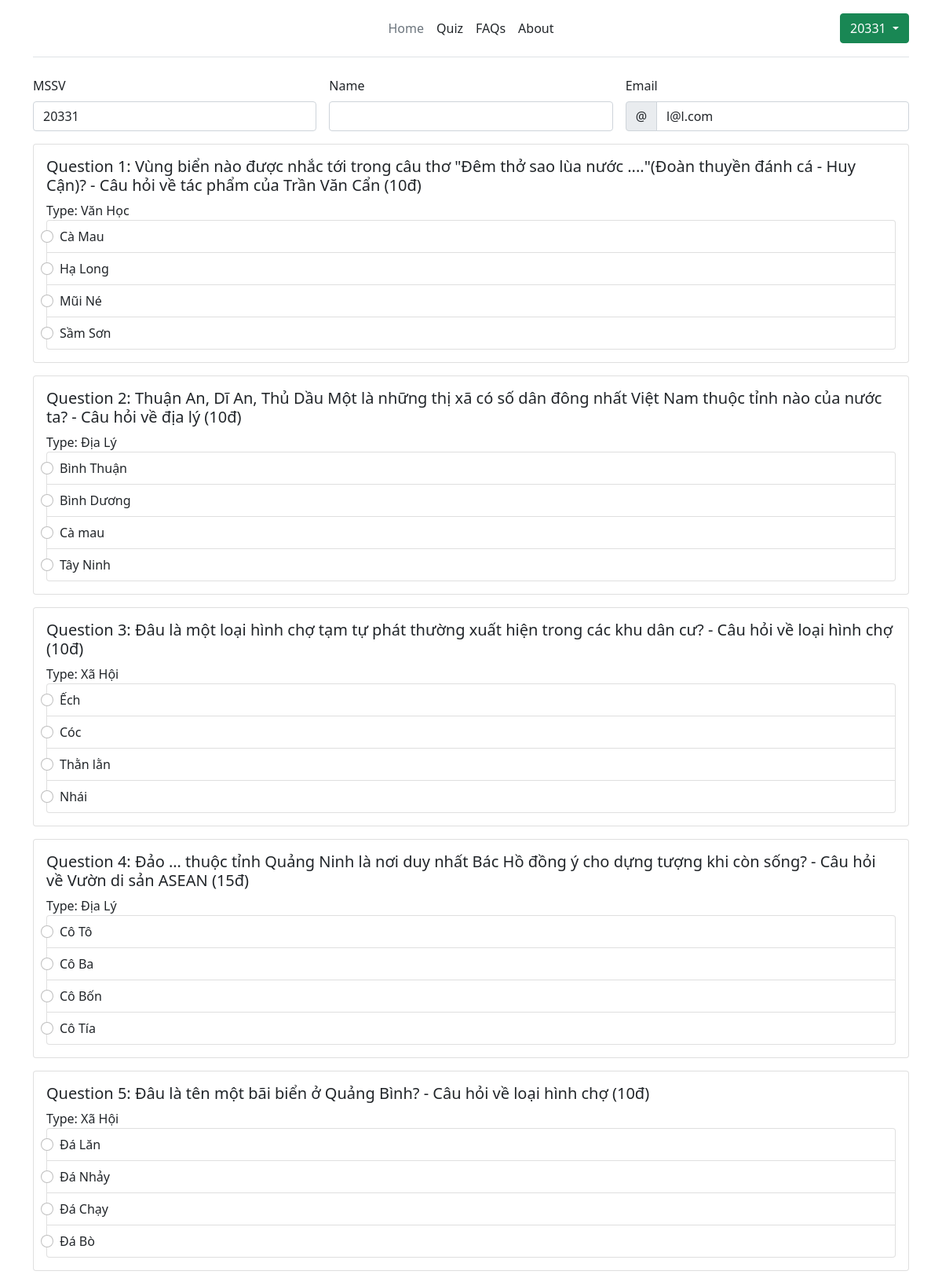
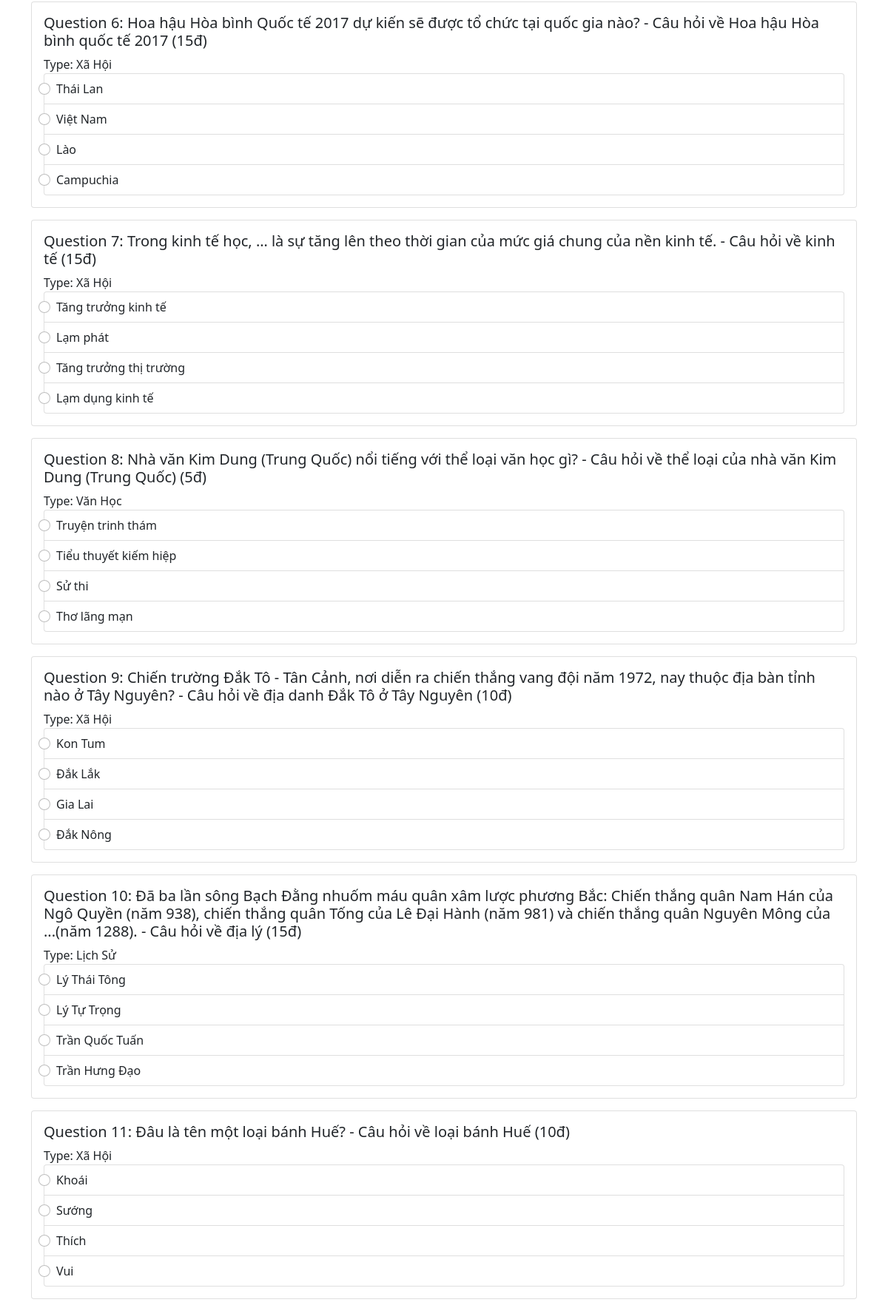
/quiz.php (signed in, upper part), run on the app's committed database (2 pictures, top to bottom).
### tables this page shows
CREATE TABLE "Question" (
	"Id"	INTEGER NOT NULL,
	"Title"	TEXT NOT NULL,
	"Description"	TEXT,
	"ANS_A"	TEXT NOT NULL,
	"ANS_B"	TEXT NOT NULL,
	"ANS_C"	TEXT,
	"ANS_D"	TEXT,
	"Result"	INTEGER NOT NULL DEFAULT 1,
	"Point"	INTEGER DEFAULT 5,
	"TypeQuestion"	INTEGER NOT NULL,
	PRIMARY KEY("Id" AUTOINCREMENT)
);

### App/SQLiteConnection.php (called while the page is built, shortened)
<?php
class SQLiteConnection {
    private $pdo;
    public function connect() {
        if ($this->pdo == null) {
            try {
                $this->pdo = new \PDO("sqlite:" . Config::PATH_TO_SQLITE_FILE);
            } catch (\PDOException $e) {
                echo "Connect Fail";
            }
        }
        return $this->pdo;
    }
}

### App/Users.php (called while the page is built, shortened)
<?php
class Users
{
    private $pdo;
    public function __construct($pdo)
    {
        $this->pdo = $pdo;
        $this->checkLogin();
    }
    public function checkLogin()
    {
        if (isset($_SESSION["type"]) && ($_SESSION["type"] == 'user' || ($_SESSION["type"] == 'admin'))) {
            $sql = "SELECT UserType FROM User WHERE Username=:username AND Email=:email LIMIT 1";
            try {
                $stmt = $this->pdo->query($sql);
                $stmt->execute([
                    ':username' => $_SESSION['username'],
                    ':email' => $_SESSION['email'],
                ]);
                $result = $stmt->fetchAll();
            } catch (Exception $e) {
                echo 'You do not have validated!!';
                header("Location: index.php");
            }
        } else {
            echo 'You not have permission to access this page!!';
            header("Location: index.php");
        }
    }
    public function Question()
    {
        $sql = "SELECT * FROM Question ORDER BY RANDOM() LIMIT 20";
        $stmt = $this->pdo->prepare($sql);
        $stmt->execute();
        return $stmt->fetchAll();
    }
}

### quiz.php (the view, shortened to what this page needs)
<?php
$pdo = new Users((new SQLiteConnection())->connect());
$questions = $pdo->Question();
?>
<?php include 'View/header.php' ?>
<div class="container">
    <form method="POST" action="quiz.php">
        <div class="row g-3 mb-3 needs-validation">
            <div class="col-md-4">
                <label for="validationCustom01" class="form-label">MSSV</label>
                <input type="text" class="form-control" id="validationCustom01" value="<?php echo $_SESSION['username'] ?>" name="mssv" required>
            </div>
            <div class="col-md-4">
                <label for="validationCustom02" class="form-label">Name</label>
                <input type="text" class="form-control" id="validationCustom02" name="name" required>
            </div>
            <div class="col-md-4">
                <label for="validationCustomEmail" class="form-label">Email</label>
                <div class="input-group has-validation">
                    <span class="input-group-text" id="inputGroupPrepend">@</span>
                    <input type="email" class="form-control" id="validationCustomEmail" aria-describedby="inputGroupPrepend" name="email" value="<?php echo $_SESSION['email'] ?>" required>
                </div>
            </div>
        </div>
        <?php $i = 1;
        foreach ($questions as $question) { ?>
            <div class="card mb-3">
                <div class="card-body">
                    <h5 class="card-title">Question <?php echo $i . ': ' . $question['Title'] . ' - ' . $question['Description'] . ' (' . $question['Point'] . 'đ)' ?></h5>
                    <span style="margin-bottom: 20px;">Type: <?php echo $question['TypeQuestion'] ?></span>
                    <div class="list-group form-check">
                        <label class="list-group-item">
                            <input class="form-check-input me-1 question-a" type="radio" name="result<?php echo $question['Id'] ?>" value="1" required>
                            <?php echo $question['ANS_A'] ?>
                        </label>
                        <label class="list-group-item">
                            <input class="form-check-input me-1 question-b" type="radio" name="result<?php echo $question['Id'] ?>" value="2" required>
                            <?php echo $question['ANS_B'] ?>
                        </label>
                        <label class="list-group-item">
                            <input class="form-check-input me-1 question-c" type="radio" name="result<?php echo $question['Id'] ?>" value="3" required>
                            <?php echo $question['ANS_C'] ?>
                        </label>
                        <label class="list-group-item">
                            <input class="form-check-input me-1 question-d" type="radio" name="result<?php echo $question['Id'] ?>" value="4" required>
                            <?php echo $question['ANS_D'] ?>
                        </label>
                    </div>
                </div>
            </div>
        <?php $i++;
        } ?>
    </form>
</div>
<?php include 'View/footer.php' ?>

### data on the page
question: Title "Vùng biển nào được nhắc tới trong câu thơ \"Đêm thở sao lùa nước ....\"(Đoàn thuyền đánh cá - Huy Cận)?", Description "Câu hỏi về tác phẩm của Trần Văn Cẩn", Point "10", TypeQuestion "Văn Học", ANS_A "Cà Mau", ANS_B "Hạ Long", ANS_C "Mũi Né", ANS_D "Sầm Sơn"
question: Title "Thuận An, Dĩ An, Thủ Dầu Một là những thị xã có số dân đông nhất Việt Nam thuộc tỉnh nào của nước ta?", Description "Câu hỏi về địa lý", Point "10", TypeQuestion "Địa Lý", ANS_A "Bình Thuận", ANS_B "Bình Dương", ANS_C "Cà mau", ANS_D "Tây Ninh"
question: Title "Đâu là một loại hình chợ tạm tự phát thường xuất hiện trong các khu dân cư?", Description "Câu hỏi về loại hình chợ", Point "10", TypeQuestion "Xã Hội", ANS_A "Ếch", ANS_B "Cóc", ANS_C "Thằn lằn", ANS_D "Nhái"
question: Title "Đảo … thuộc tỉnh Quảng Ninh là nơi duy nhất Bác Hồ đồng ý cho dựng tượng khi còn sống?", Description "Câu hỏi về Vườn di sản ASEAN", Point "15", TypeQuestion "Địa Lý", ANS_A "Cô Tô", ANS_B "Cô Ba", ANS_C "Cô Bốn", ANS_D "Cô Tía"
question: Title "Đâu là tên một bãi biển ở Quảng Bình?", Description "Câu hỏi về loại hình chợ", Point "10", TypeQuestion "Xã Hội", ANS_A "Đá Lăn", ANS_B "Đá Nhảy", ANS_C "Đá Chạy", ANS_D "Đá Bò"
question: Title "Hoa hậu Hòa bình Quốc tế 2017 dự kiến sẽ được tổ chức tại quốc gia nào?", Description "Câu hỏi về Hoa hậu Hòa bình quốc tế 2017", Point "15", TypeQuestion "Xã Hội", ANS_A "Thái Lan", ANS_B "Việt Nam", ANS_C "Lào", ANS_D "Campuchia"
question: Title "Trong kinh tế học, … là sự tăng lên theo thời gian của mức giá chung của nền kinh tế.", Description "Câu hỏi về kinh tế", Point "15", TypeQuestion "Xã Hội", ANS_A "Tăng trưởng kinh tế", ANS_B "Lạm phát", ANS_C "Tăng trưởng thị trường", ANS_D "Lạm dụng kinh tế"
question: Title "Nhà văn Kim Dung (Trung Quốc) nổi tiếng với thể loại văn học gì?", Description "Câu hỏi về thể loại của nhà văn Kim Dung (Trung Quốc)", Point "5", TypeQuestion "Văn Học", ANS_A "Truyện trinh thám", ANS_B "Tiểu thuyết kiếm hiệp", ANS_C "Sử thi", ANS_D "Thơ lãng mạn"
question: Title "Chiến trường Đắk Tô - Tân Cảnh, nơi diễn ra chiến thắng vang đội năm 1972, nay thuộc địa bàn tỉnh nào ở Tây Nguyên?", Description "Câu hỏi về địa danh Đắk Tô ở Tây Nguyên", Point "10", TypeQuestion "Xã Hội", ANS_A "Kon Tum", ANS_B "Đắk Lắk", ANS_C "Gia Lai", ANS_D "Đắk Nông"
question: Title "Đã ba lần sông Bạch Đằng nhuốm máu quân xâm lược phương Bắc: Chiến thắng quân Nam Hán của Ngô Quyền (năm 938), chiến thắng quân Tống của Lê Đại Hành (năm 981) và chiến thắng quân Nguyên Mông của ...(năm 1288).", Description "Câu hỏi về địa lý", Point "15", TypeQuestion "Lịch Sử", ANS_A "Lý Thái Tông", ANS_B "Lý Tự Trọng", ANS_C "Trần Quốc Tuấn", ANS_D "Trần Hưng Đạo"
question: Title "Đâu là tên một loại bánh Huế?", Description "Câu hỏi về loại bánh Huế", Point "10", TypeQuestion "Xã Hội", ANS_A "Khoái", ANS_B "Sướng", ANS_C "Thích", ANS_D "Vui"

### other printed values
$_SESSION['username'] "20331"
